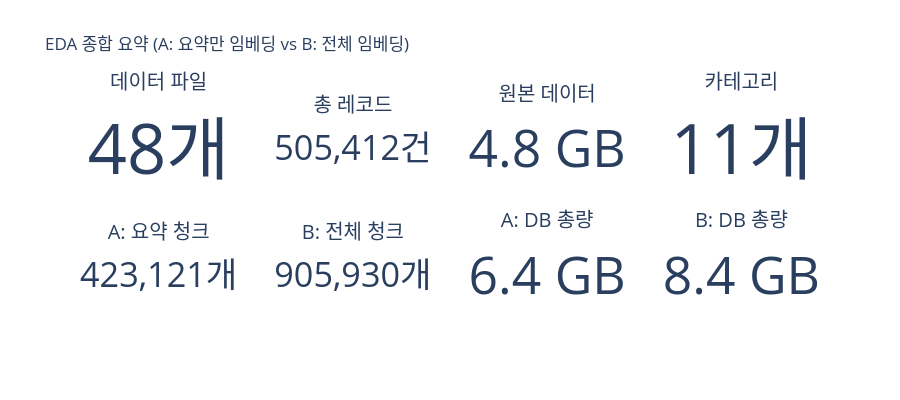

Notebook cell for this chart:
### Markdown cell above
## 5. 종합 요약 대시보드

### Code cell
# ── 핵심 수치 indicator cards (시나리오 A/B 반영) ────────
total_files = len(phase1)
total_records = sum(f["record_count"] for f in phase1)
total_size_gb = sum(f["size_mb"] for f in phase1) / 1024
total_db_gb_a = (total_pg_mb + total_lance_mb_a + neo4j_mb) / 1024
total_db_gb_b = (total_pg_mb + total_lance_mb_b + neo4j_mb) / 1024

fig = make_subplots(
    rows=2, cols=4,
    specs=[
        [{"type": "indicator"}, {"type": "indicator"}, {"type": "indicator"}, {"type": "indicator"}],
        [{"type": "indicator"}, {"type": "indicator"}, {"type": "indicator"}, {"type": "indicator"}],
    ],
)

# Row 1: 기본 현황
fig.add_trace(go.Indicator(
    mode="number",
    value=total_files,
    title={"text": "데이터 파일"},
    number={"suffix": "개"},
), row=1, col=1)

fig.add_trace(go.Indicator(
    mode="number",
    value=total_records,
    title={"text": "총 레코드"},
    number={"valueformat": ",.0f", "suffix": "건"},
), row=1, col=2)

fig.add_trace(go.Indicator(
    mode="number",
    value=total_size_gb,
    title={"text": "원본 데이터"},
    number={"valueformat": ".1f", "suffix": " GB"},
), row=1, col=3)

fig.add_trace(go.Indicator(
    mode="number",
    value=len(CATEGORIES),
    title={"text": "카테고리"},
    number={"suffix": "개"},
), row=1, col=4)

# Row 2: 시나리오별 추정
fig.add_trace(go.Indicator(
    mode="number",
    value=total_chunks_a,
    title={"text": "A: 요약 청크"},
    number={"valueformat": ",.0f", "suffix": "개"},
), row=2, col=1)

fig.add_trace(go.Indicator(
    mode="number",
    value=total_chunks_b,
    title={"text": "B: 전체 청크"},
    number={"valueformat": ",.0f", "suffix": "개"},
), row=2, col=2)

fig.add_trace(go.Indicator(
    mode="number",
    value=total_db_gb_a,
    title={"text": "A: DB 총량"},
    number={"valueformat": ".1f", "suffix": " GB"},
), row=2, col=3)

fig.add_trace(go.Indicator(
    mode="number",
    value=total_db_gb_b,
    title={"text": "B: DB 총량"},
    number={"valueformat": ".1f", "suffix": " GB"},
), row=2, col=4)

fig.update_layout(
    title="EDA 종합 요약 (A: 요약만 임베딩 vs B: 전체 임베딩)",
    height=400,
)
fig.show()

### Figure 1 — Plotly figure (JSON) as saved in the notebook; plotly's stock layout.template omitted (floating-point values rounded to 4 significant figures)
{"data": [{"domain": {"x": [0, 0.2125], "y": [0.575, 1]}, "mode": "number", "number": {"suffix": "개"}, "title": {"text": "데이터 파일"}, "type": "indicator", "value": 48}, {"domain": {"x": [0.2625, 0.475], "y": [0.575, 1]}, "mode": "number", "number": {"suffix": "건", "valueformat": ",.0f"}, "title": {"text": "총 레코드"}, "type": "indicator", "value": 505412}, {"domain": {"x": [0.525, 0.7375], "y": [0.575, 1]}, "mode": "number", "number": {"suffix": " GB", "valueformat": ".1f"}, "title": {"text": "원본 데이터"}, "type": "indicator", "value": 4.832}, {"domain": {"x": [0.7875, 1], "y": [0.575, 1]}, "mode": "number", "number": {"suffix": "개"}, "title": {"text": "카테고리"}, "type": "indicator", "value": 11}, {"domain": {"x": [0, 0.2125], "y": [0, 0.425]}, "mode": "number", "number": {"suffix": "개", "valueformat": ",.0f"}, "title": {"text": "A: 요약 청크"}, "type": "indicator", "value": 423121}, {"domain": {"x": [0.2625, 0.475], "y": [0, 0.425]}, "mode": "number", "number": {"suffix": "개", "valueformat": ",.0f"}, "title": {"text": "B: 전체 청크"}, "type": "indicator", "value": 905930}, {"domain": {"x": [0.525, 0.7375], "y": [0, 0.425]}, "mode": "number", "number": {"suffix": " GB", "valueformat": ".1f"}, "title": {"text": "A: DB 총량"}, "type": "indicator", "value": 6.38}, {"domain": {"x": [0.7875, 1], "y": [0, 0.425]}, "mode": "number", "number": {"suffix": " GB", "valueformat": ".1f"}, "title": {"text": "B: DB 총량"}, "type": "indicator", "value": 8.446}], "layout": {"height": 400, "title": {"text": "EDA 종합 요약 (A: 요약만 임베딩 vs B: 전체 임베딩)"}}}
